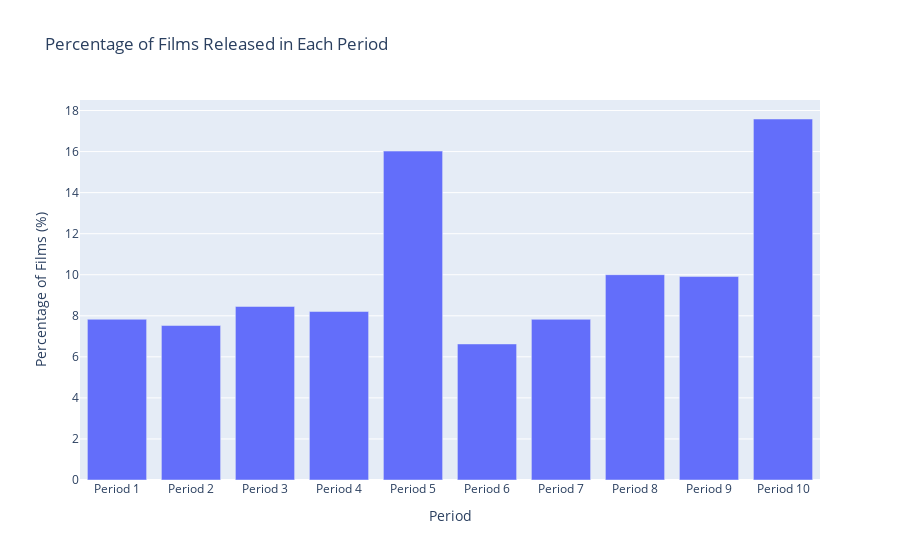

Notebook code for this chart:
### Code cell
# Number of periods 
num_periods = 10

# Define the bins for the histogram
bins = np.linspace(unique_movies['Month'].min()-1, unique_movies['Month'].max(), num_periods+1)

# Cut the 'Month' column into 4 periods based on the bins
unique_movies['Period {}'.format(num_periods)] = pd.cut(unique_movies['Month'], bins=bins, labels=['Period {}'.format(i) for i in range(1, num_periods+1)])

# Calculate the percentage of films released in each period
period_counts = unique_movies['Period {}'.format(num_periods)].value_counts(normalize=True) * 100

# Create a bar chart of film releases by period using Plotly
fig = px.bar(x=period_counts.index, y=period_counts.values, labels={'x': 'Period', 'y': 'Percentage of Films (%)'}, title='Percentage of Films Released in Each Period')

# Set the order of the x-axis categories
fig.update_xaxes(categoryorder='array', categoryarray=['Period {}'.format(i) for i in range(1, num_periods+1)])

# Show the plot
fig.show()

### Figure 1 — Plotly figure (JSON) as saved in the notebook; plotly's stock layout.template omitted (floating-point values rounded to 4 significant figures)
{"data": [{"alignmentgroup": "True", "hovertemplate": "Period=%{x}<br>Percentage of Films (%)=%{y}<extra></extra>", "legendgroup": "", "marker": {"color": "#636efa", "pattern": {"shape": ""}}, "name": "", "offsetgroup": "", "orientation": "v", "showlegend": false, "textposition": "auto", "type": "bar", "x": ["Period 10", "Period 5", "Period 8", "Period 9", "Period 3", "Period 4", "Period 1", "Period 7", "Period 2", "Period 6"], "xaxis": "x", "y": [17.59, 16.02, 10.0, 9.912, 8.454, 8.208, 7.83, 7.828, 7.526, 6.628], "yaxis": "y"}], "layout": {"barmode": "relative", "legend": {"tracegroupgap": 0}, "title": {"text": "Percentage of Films Released in Each Period"}, "xaxis": {"anchor": "y", "categoryarray": ["Period 1", "Period 2", "Period 3", "Period 4", "Period 5", "Period 6", "Period 7", "Period 8", "Period 9", "Period 10"], "categoryorder": "array", "domain": [0, 1], "title": {"text": "Period"}}, "yaxis": {"anchor": "x", "domain": [0, 1], "title": {"text": "Percentage of Films (%)"}}}}
